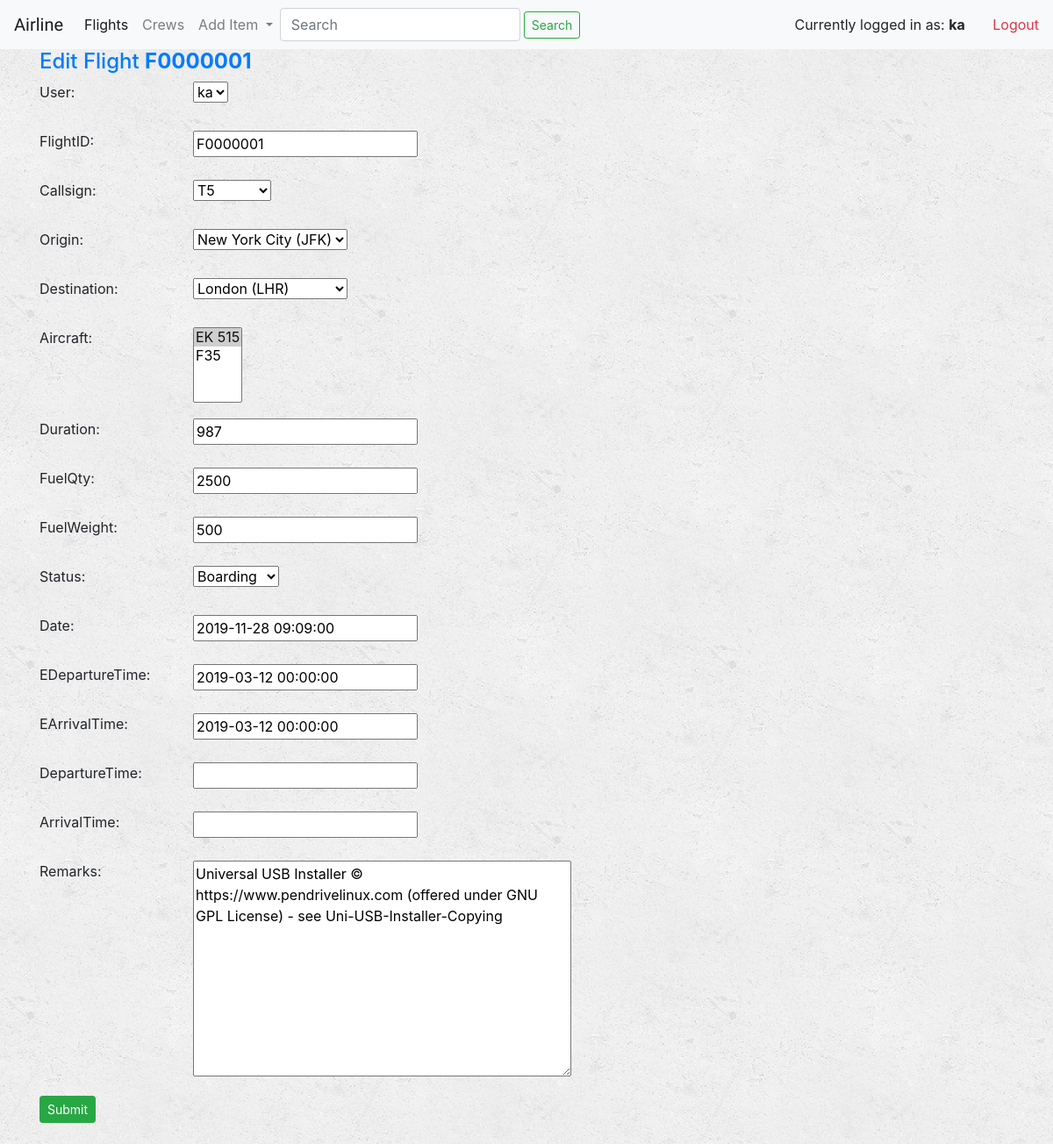
The page /flight_1/update/ (signed in) on the database its author committed.
### flights/models.py (models this page shows, shortened)
class Flight(models.Model):
    user = models.ForeignKey(User, default=1, on_delete=models.CASCADE, related_name="user")
    flightID = models.CharField(max_length=64)
    callsign = models.ForeignKey(Callsign, on_delete=models.CASCADE, related_name="flightcallsign")
    origin = models.ForeignKey(Airport, on_delete=models.CASCADE, related_name="departures")
    destination = models.ForeignKey(Airport, on_delete=models.CASCADE, related_name="arrivals")
    aircraft = models.ManyToManyField(Aircraft, related_name="flightaircraft")
    duration = models.IntegerField()
    fuelQty = models.CharField(max_length=64)
    fuelWeight = models.CharField(max_length=64)
    status = models.ForeignKey(Status, on_delete=models.CASCADE, related_name="flightstatus")
    date =  models.DateTimeField(auto_now_add=False)
    eDepartureTime =  models.DateTimeField(auto_now_add=False, null=True, blank=True)
    eArrivalTime =  models.DateTimeField(auto_now_add=False, null=True, blank=True)
    departureTime =  models.DateTimeField(auto_now_add=False, null=True, blank=True)
    arrivalTime =  models.DateTimeField(auto_now_add=False, null=True, blank=True)
    remarks = models.TextField(null=True, blank=True)
    timeCreated = models.DateTimeField(auto_now_add=True)
    timeUpdated = models.DateTimeField(auto_now=True)

### flights/views.py (the view)
# urls.py: path('flight_<int:pk>/update/', views.FlightUpdateView.as_view(), name='flightUpdate'),
class FlightUpdateView(LoginRequiredMixin, UpdateView):
    template_name = 'flights/flight_update_form.html'
    form_class = FlightUpdateForm
    success_url = reverse_lazy('flights:flightList')
    def get_queryset(self):
        return Flight.objects.all()

### flights/forms.py
class FlightUpdateForm(forms.ModelForm):
	class Meta:
		model = Flight
		fields = '__all__'

### flights/models.py (called while the page is built)
    def __str__(self):
        return f"{self.city} ({self.code})"

    def __str__(self):
        return f"{self.name}"

    def __str__(self):
        return f"{self.name}"

    def __str__(self):
        return f"{self.designation}"

### flights/templates/flights/flight_update_form.html (shortened to what this page needs)
{% extends "flights/base.html" %}
{% block body %}
<div>
	<div class="container">
		<h4 class="text-primary">Edit Flight <strong>{{ flight.flightID }}</strong></h4>
		<form class="" role="form" action="" method="post" enctype="multipart/form-data">
			{% include 'flights/template_form.html' %}
			<div>
				<button type="submit" class="btn btn-success btn-sm">Submit</button>
			</div>
		</form>
	</div>
	<br>
</div>
{% endblock %}

### flights/templates/flights/base.html (shortened to what this page needs)
<!DOCTYPE html>
<html lang="en">
<head>
    {% load staticfiles %}
    <link rel="stylesheet" type="text/css" href="{% static 'flights/css/style.css' %}"/>
    <link rel="stylesheet" href="https://maxcdn.bootstrapcdn.com/bootstrap/4.3.1/css/bootstrap.min.css">
</head>
<body>
    <nav class="navbar navbar-expand-lg navbar-light bg-light">
        <div class="navbar-header">
            <a class="navbar-brand" href="{% url 'flights:index' %}">Airline</a>
        </div>
        <div class="collapse navbar-collapse" id="navbarSupportedContent">
            <ul class="nav navbar-nav">
                <li class="nav-item ">
                    <a class="nav-link active" href="{% url 'flights:flightList' %}">Flights<span class="sr-only">(current)</span></a>
                </li>
                <li class="nav-item">
                    <a class="nav-link" href="{% url 'flights:crewList' %}">Crews</a>
                </li>
                <li class="nav-item dropdown">
                    <a class="nav-link dropdown-toggle glyphicon-plus" href="#" id="navbarDropdownMenuLink" role="button" data-toggle="dropdown" aria-haspopup="true" aria-expanded="false">
                    Add Item
                    </a>
                </li>
            </ul>
            <form class="form-inline my-2 my-lg-0" action="">
                <input class="form-control mr-sm-1" type="search" name='q' placeholder="Search" aria-label="Search">
                <button class="btn btn-outline-success btn-sm" type="submit">Search</button>
            </form>
        </div>
        <div>
            <ul class="nav justify-content-end">
                <li class="nav-item">
                    Currently logged in as:
                    <strong>{{ user.username }}</strong>
                </li>
                <li class="nav-item">
                    <a href="{% url 'flights:logoutUser' %}">
                        &nbsp; &nbsp; &nbsp; &nbsp;<span class="text-danger">Logout</span>
                    </a>
                </li>
            </ul>
        </div>
    </nav>
{% block body %}{% endblock %}
</body>
</html>

### flights/templates/flights/template_form.html (shortened to what this page needs)
{% for field in form %}
<div>
    <div class="form-group row">
        <label class="col-sm-2">{{ field.label_tag }}</label>
        <div class="">{{ field }}</div>
    </div>
</div>
{% endfor %}

### flights/static/flights/css/style.css (style rules this page uses)
body { background: white url("/../images/background.png"); }
.navbar { border-radius: 0; }
.navbar-brand { font-family: 'Satisfy', cursive; }
nav ul li { display: inline-block; }
nav li a { text-decoration: none; }

### rows shown on the page
Flight: flightID "F0000001", form "ka" "F0000001" "T5" "New York City (JFK)" "London (LHR)" "987" "2500" "500" "Boarding" "2019-11-28 09:09:00" "2019-03-12 00:00:00" "2019-03-12 00:00:00" "Universal USB Installer © https://www.pendrivelinux.com (offered under GNU GPL License) - see Uni-USB-Installer-Copying"

### other values the page prints
{{ user.username }} "ka"
{{ field.label_tag }} "User:" "FlightID:" "Callsign:" "Origin:" "Destination:" "Aircraft:" "Duration:" "FuelQty:" "FuelWeight:" "Status:" "Date:" "EDepartureTime:" "EArrivalTime:" "DepartureTime:" "ArrivalTime:" "Remarks:"
